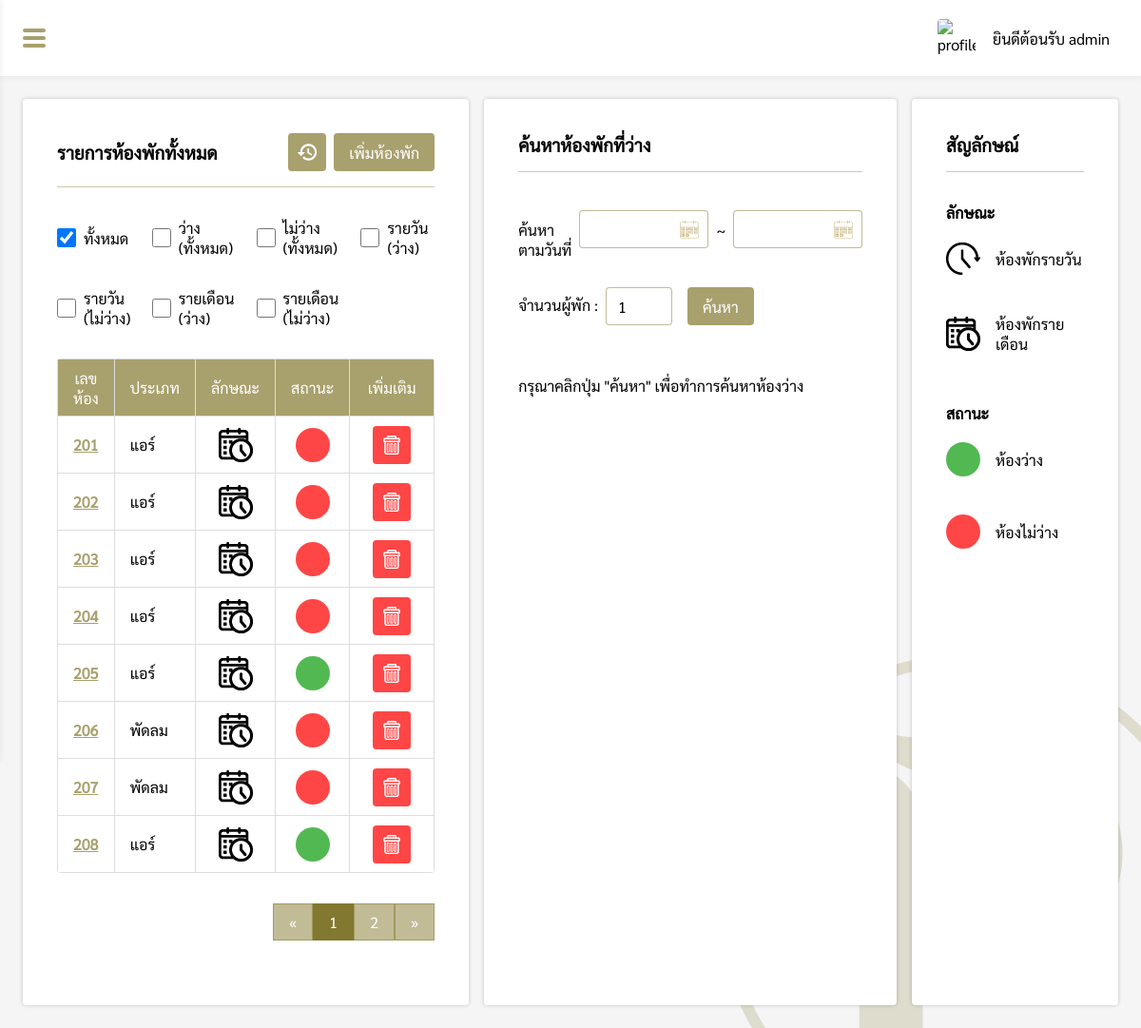
The page /pages/manage/roomList/index.php (signed in) on the database its author committed.
### tables this page shows
CREATE TABLE `roomlist` (
  `room_id` varchar(10) NOT NULL,
  `room_type` varchar(20) NOT NULL,
  `room_cat` varchar(20) NOT NULL,
  `room_status` varchar(20) NOT NULL
);

### pages/manage/roomList/index.php (the view, shortened to what this page needs)
<?php
if($_SESSION["level"] == "admin" || $_SESSION["level"] == "employee"){
    include("../../connection.php");
    $check = @$_REQUEST['Status'];
    $check2 = @$_REQUEST['style'];
    $from = @$_REQUEST['from'];
    $to = @$_REQUEST['to'];
    $people = @$_REQUEST['people'];
?>
<!DOCTYPE html>
<html lang="en">
<head>
    <link rel="stylesheet" href="../../../css/roomList.css">
    <link rel="stylesheet" href="../../../css/my-style.css">
    <link rel="stylesheet" href="../../../css/navbar.css">
</head>
<body>
    <?php include("../../../components/sidebar.php"); ?>
    <div class="box">
        <div id="box-padding" style="padding:24px;">
            <div class="box-grid">
                <div class="roomList-box">
                    <div class="header">
                        <h3>รายการห้องพักทั้งหมด</h3>
                        <div style="position:relative;">
                            <div class="option-grid" <?php if($_SESSION["level"] == "employee"){ echo "style='display:flex;'"; } ?>>
                                <a href="roomHistory.php"><button class="history-btn"></button></a>
                                <?php
                                if($_SESSION["level"] == "admin"){
                                ?>
                                <button id="addRoom">เพิ่มห้องพัก</button>
                                <?php } ?>
                            </div>
                        </div>
                    </div>
                    <div class="hr"></div>
                    <div class="checkbox-grid">
                        <div class="sub-checkbox-grid">
                            <input type="checkbox" name="" id="all" <?php if($check == ""){ echo "checked"; }?>>
                            <label>ทั้งหมด</label>
                        </div>
                        <div class="sub-checkbox-grid">
                            <input type="checkbox" name="" id="avai_all"
                                <?php if($check == "avai_all"){ echo "checked"; }?>>
                            <label>ว่าง (ทั้งหมด)</label>
                        </div>
                        <div class="sub-checkbox-grid">
                            <input type="checkbox" name="" id="unavai_all"
                                <?php if($check == "unavai_all"){ echo "checked"; }?>>
                            <label>ไม่ว่าง (ทั้งหมด)</label>
                        </div>
                        <div class="sub-checkbox-grid">
                            <input type="checkbox" name="" id="avai_daily"
                                <?php if($check == "avai_daily"){ echo "checked"; }?>>
                            <label>รายวัน (ว่าง)</label>
                        </div>
                        <div class="sub-checkbox-grid">
                            <input type="checkbox" name="" id="unavai_daily"
                                <?php if($check == "unavai_daily"){ echo "checked"; }?>>
                            <label>รายวัน (ไม่ว่าง)</label>
                        </div>
                        <div class="sub-checkbox-grid">
                            <input type="checkbox" name="" id="avai_month"
                                <?php if($check == "avai_month"){ echo "checked"; }?>>
                            <label>รายเดือน (ว่าง)</label>
                        </div>
                        <div class="sub-checkbox-grid">
                            <input type="checkbox" name="" id="unavai_month"
                                <?php if($check == "unavai_month"){ echo "checked"; }?>>
                            <label>รายเดือน (ไม่ว่าง)</label>
                        </div>
                    </div>
                    <?php
                    $perpage = 8;
                    if(isset($_GET['page'])){
                        $page = $_GET['page'];
                    }else{
                        $page = 1;
                    }
                    $start = ($page - 1) * $perpage;
                    if($check == "avai_all"){
                        $sql = "SELECT room_id, room_type, room_cat, room_status FROM roomlist WHERE room_status = 'ว่าง' ORDER BY room_id LIMIT {$start} , {$perpage}";
                    }else if($check == "unavai_all"){
                        $sql = "SELECT room_id, room_type, room_cat, room_status FROM roomlist WHERE room_status = 'ไม่ว่าง' ORDER BY room_id LIMIT {$start} , {$perpage}";
                    }else if($check == "avai_daily"){
                        $sql = "SELECT room_id, room_type, room_cat, room_status FROM roomlist WHERE room_status = 'ว่าง' AND room_cat = 'รายวัน' ORDER BY room_id LIMIT {$start} , {$perpage}";
                    }else if($check == "unavai_daily"){
                        $sql = "SELECT room_id, room_type, room_cat, room_status FROM roomlist WHERE room_status = 'ไม่ว่าง' AND room_cat = 'รายวัน' ORDER BY room_id LIMIT {$start} , {$perpage}";
                    }else if($check == "avai_month"){
                        $sql = "SELECT room_id, room_type, room_cat, room_status FROM roomlist WHERE room_status = 'ว่าง' AND room_cat = 'รายเดือน' ORDER BY room_id LIMIT {$start} , {$perpage}";
                    }else if($check == "unavai_month"){
                        $sql = "SELECT room_id, room_type, room_cat, room_status FROM roomlist WHERE room_status = 'ไม่ว่าง' AND room_cat = 'รายเดือน' ORDER BY room_id LIMIT {$start} , {$perpage}";
                    }else{
                        $sql = "SELECT room_id, room_type, room_cat, room_status FROM roomlist ORDER BY room_id LIMIT {$start} , {$perpage}";
                    }
                    $result = $conn->query($sql);
                    if ($result->num_rows > 0) {
                    ?>
                    <div style="overflow-x: auto;overflow-y:hidden;">
                        <table>
                            <tr>
                                <th>เลขห้อง</th>
                                <th>ประเภท</th>
                                <th>ลักษณะ</th>
                                <th>สถานะ</th>
                                <?php
                                if($_SESSION["level"] == "admin"){
                                ?>
                                <th>เพิ่มเติม</th>
                                <?php } ?>
                            </tr>
                            <?php
                            while($row = $result->fetch_assoc()) {
                            ?>
                            <tr>
                                <td><a href="<?php if($row["room_cat"] == "รายเดือน"){ echo "room_id.php?ID=".$row['room_id']; }else if($row["room_cat"] == "รายวัน"){ echo "roomdaily_id.php?ID=".$row['room_id']; } ?>"><?php echo $row["room_id"]; ?></a>
                                </td>
                                <td><?php echo $row["room_type"]; ?></td>
                                <td>
                                    <img id="cat" src="<?php if($row['room_cat'] == 'รายวัน'){ echo '../../../img/tool/clock-icon.png'; }else if($row['room_cat'] == 'รายเดือน'){ echo '../../../img/tool/calendar-icon.png'; } ?>" alt="category-icon">
                                </td>
                                <td><?php if($row["room_status"] == "ว่าง"){ echo "<div class='status-available'></div>"; }else{ echo "<div class='status-unavailable'></div>"; } ?></td>
                                <?php
                                if($_SESSION["level"] == "admin"){
                                ?>
                                <td>
                                    <div style="display:flex;justify-content:center;">
                                        <button id="<?php echo $row['room_id']; ?>" class="del-btn"></button>
                                    </div>
                                </td>
                                <?php } ?>
                            </tr>
                            <?php } ?>
                        </table>
                    </div>
                    <?php
                    if($check == "avai_all"){
                        $sql2 = "SELECT * FROM roomlist WHERE room_status = 'ว่าง'";
                    }else if($check == "unavai_all"){
                        $sql2 = "SELECT * FROM roomlist WHERE room_status = 'ไม่ว่าง'";
                    }else if($check == "avai_daily"){
                        $sql2 = "SELECT * FROM roomlist WHERE room_status = 'ว่าง' AND room_cat = 'รายวัน'";
                    }else if($check == "unavai_daily"){
                        $sql2 = "SELECT * FROM roomlist WHERE room_status = 'ไม่ว่าง' AND room_cat = 'รายวัน'";
                    }else if($check == "avai_month"){
                        $sql2 = "SELECT * FROM roomlist WHERE room_status = 'ว่าง' AND room_cat = 'รายเดือน'";
                    }else if($check == "unavai_month"){
                        $sql2 = "SELECT * FROM roomlist WHERE room_status = 'ว่าง' AND room_cat = 'รายเดือน'";
                    }else{
                        $sql2 = "SELECT * FROM roomlist";
                    }
                    $query2 = mysqli_query($conn, $sql2);
                    $total_record = mysqli_num_rows($query2);
                    $total_page = ceil($total_record / $perpage);
                    ?>
                    <div style="display:flex;justify-content:flex-end">
                        <div class="pagination">
                            <?php
                            if($check == "avai_all"){
                            ?>
                            <a href="index.php?Status=avai_all&page=1">&laquo;</a>
                            <?php for($i=1;$i<=$total_page;$i++){ ?>
                            <a href="index.php?Status=avai_all&page=<?php echo $i; ?>"
                                <?php if($page == $i){ echo "style='background-color: rgb(131, 120, 47, 1);color:#fff;'"; }?>><?php echo $i; ?></a>
                            <?php } ?>
                            <a href="index.php?Status=avai_all&page=<?php echo $total_page; ?>">&raquo;</a>
                            <?php
                            }else{
                            ?>
                            <a href="index.php?page=1">&laquo;</a>
                            <?php for($i=1;$i<=$total_page;$i++){ ?>
                            <a href="index.php?page=<?php echo $i; ?>"
                                <?php if($page == $i){ echo "style='background-color: rgb(131, 120, 47, 1);color:#fff;'"; }?>><?php echo $i; ?></a>
                            <?php } ?>
                            <a href="index.php?page=<?php echo $total_page; ?>">&raquo;</a>
                            <?php } ?>
                        </div>
                    </div>
                    <?php
                    }
                    ?>
                </div>
                <div class="roomList-box">
                    <h3>ค้นหาห้องพักที่ว่าง</h3>
                    <div class="hr"></div>
                    <div id="padding-searchbox" style="padding-top:32px;">
                        <div class="search">
                            <p style="padding:10px 8px 0 0;">ค้นหาตามวันที่</p>
                            <div id="from_box" style="position:relative;">
                                <input type="text" id="date_from" class="roundtrip-input"
                                    value="<?php if(isset($from)){ echo DateThai($from); }?>">
                                <h5 id="error-text" style="color:red;padding-top:4px;"></h5>
                            </div>
                            <label style="padding:10px 8px 0 8px;">~</label>
                            <div id="to_box" style="position:relative;">
                                <input type="text" id="date_to" class="roundtrip-input"
                                    value="<?php if(isset($to)){ echo DateThai($to); }?>">
                            </div>
                        </div>
                        <div style="height:81px;padding-top:20px;display:flex;align-items:flex-start;">
                            <label style="padding-top:8px;">จำนวนผู้พัก :</label>
                            <div>
                                <input id="people" type="text" style="margin:0 8px;" min="1"
                                    value="<?php if(isset($people)){ echo $people; }else{ echo 1; } ?>"
                                    maxlength="2">
                                <h5 id="error-number" style="color:red;padding:4px 0 0 8px;"></h5>
                            </div>
                            <button id="search_room" type="button">ค้นหา</button>
                        </div>
                        <div>
                            <?php
                            if(isset($from) && isset($to) && $check2 == "daily"){
                                $count_all_dailyRoom = mysqli_query($conn, "SELECT SUM(room_type = 'แอร์') AS room_daily_air, SUM(room_type = 'พัดลม') AS room_daily_fan FROM roomlist WHERE room_status = 'ว่าง' AND room_cat = 'รายวัน' ");
                                $result_all_dailyRoom = mysqli_fetch_assoc($count_all_dailyRoom);
                                $count_daily = mysqli_query($conn, "SELECT SUM(air_room) AS daily_count_air, SUM(fan_room) AS daily_count_fan FROM daily WHERE (check_in BETWEEN '$from' AND '$to') OR (check_out BETWEEN '$from' AND '$to') OR ('$from' BETWEEN check_in AND check_out) OR ('$to' BETWEEN check_in AND check_out )");
                                $result_daily = mysqli_fetch_assoc($count_daily);
                                $total_air_avai = intval($result_all_dailyRoom["room_daily_air"]) - intval($result_daily["daily_count_air"]);
                                $total_fan_avai = intval($result_all_dailyRoom["room_daily_fan"]) - intval($result_daily["daily_count_fan"]);
                            }else{
                                echo '<div style="padding-top:32px;">กรุณาคลิกปุ่ม "ค้นหา" เพื่อทำการค้นหาห้องว่าง</div>';
                            }
                            ?>
                        </div>
                    </div>
                </div>
                <div class="roomList-box">
                    <h3>สัญลักษณ์</h3>
                    <div class="hr"></div>
                    <div style="padding-top:32px;">
                        <h4>ลักษณะ</h4>
                        <div class="icon-grid">
                            <img src="../../../img/tool/clock-icon.png" alt="">
                            <p>ห้องพักรายวัน</p>
                        </div>
                        <div class="icon-grid">
                            <img src="../../../img/tool/calendar-icon.png" alt="">
                            <p>ห้องพักรายเดือน</p>
                        </div>
                    </div>
                    <div style="padding-top:32px;">
                        <h4>สถานะ</h4>
                        <div class="icon-grid">
                            <div class="status-available"></div>
                            <p>ห้องว่าง</p>
                        </div>
                        <div class="icon-grid">
                            <div class="status-unavailable"></div>
                            <p>ห้องไม่ว่าง</p>
                        </div>
                    </div>
                </div>
            </div>
        </div>
    </div>
</body>
</html>
<?php
}else{
    Header("Location: ../../login.php");
}

### rows shown on the page
roomlist: room_id "201", room_type "แอร์", room_status "ไม่ว่าง" (drawn)
roomlist: room_id "202", room_type "แอร์", room_status "ไม่ว่าง" (drawn)
roomlist: room_id "203", room_type "แอร์", room_status "ไม่ว่าง" (drawn)
roomlist: room_id "204", room_type "แอร์", room_status "ไม่ว่าง" (drawn)
roomlist: room_id "205", room_type "แอร์", room_status "ว่าง" (drawn)
roomlist: room_id "206", room_type "พัดลม", room_status "ไม่ว่าง" (drawn)
roomlist: room_id "207", room_type "พัดลม", room_status "ไม่ว่าง" (drawn)
roomlist: room_id "208", room_type "แอร์", room_status "ว่าง" (drawn)

### other values the page prints
$_SESSION['name'] "admin"
